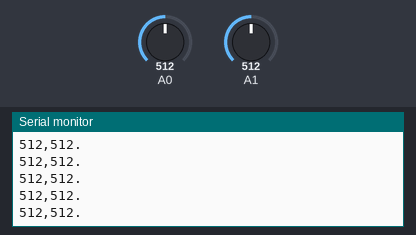
The sketch below on a simulated Arduino Uno, built with avr-gcc and run on an emulated ATmega328P. Parts: the last lines printed to the serial monitor. Inputs (shaded band) come from the test bench; at power-on: A0 = 512, A1 = 512.

Above: at 1.2 s.
1.3 s: A0 set to 716
At 1.9 s:
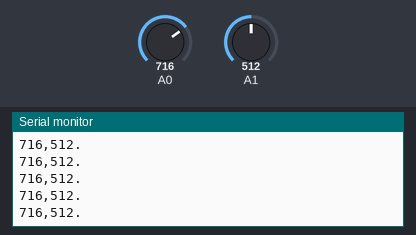
2.8 s: A1 set to 716
At 3.5 s:
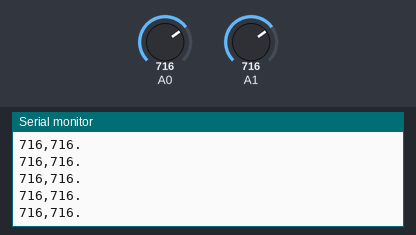
4.3 s: A0 set to 900
At 5.2 s:
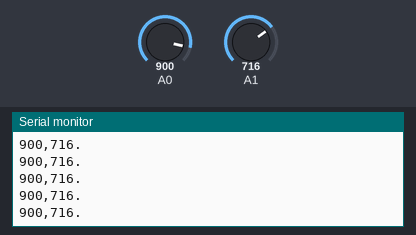
5.8 s: A1 set to 900
At 6.7 s:
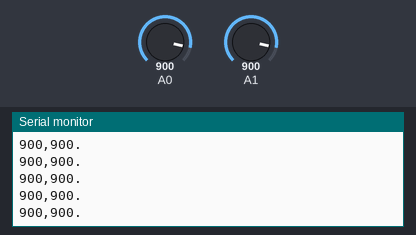
Timing chart, 0 to 8.3 s (numbered marks = the images above; inputs shaded):
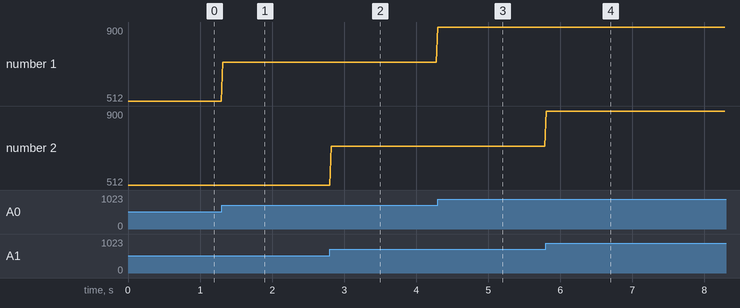

Measured:
- after the input at 1.3 s, the serial monitor: prints a new line at once (image 1)
- after the input at 2.8 s, the serial monitor: prints a new line at once (image 2)
- after the input at 4.3 s, the serial monitor: prints a new line at once (image 3)
- after the input at 5.8 s, the serial monitor: prints a new line at once (image 4)
- plotted number 1: 512 → 716 after the input at 1.3 s, 716 → 900 after the input at 4.3 s

The sketch:

SerialArd.ino
```cpp
#include <SoftwareSerial.h>

//Sends the potenchiometer (left and right) position to the ESP8285 Wifi Module on the remote control

//Hardware pin config variables
const int RX = 2;
const int TX = 3;
const int userAdd = 11;

//variables for potenchiometer position
int LeftPowStick = 0;
int RightSteerStick = 0;
String motorout;

// Initializing software Serial pin config
SoftwareSerial mySerial(RX, TX);


void setup() {

  //Serial initialization
  mySerial.begin(74880);
  Serial.begin(74880);
}

void loop() {
    //Encoding integer motor power data and sending Serial Data Packets
    LeftPowStick = analogRead(A0);
    RightSteerStick = analogRead(A1);
    motorout = String(LeftPowStick) + "," + String(RightSteerStick) + ".";
    mySerial.println(motorout);
    Serial.println(motorout);
    delay(20);
}
```
